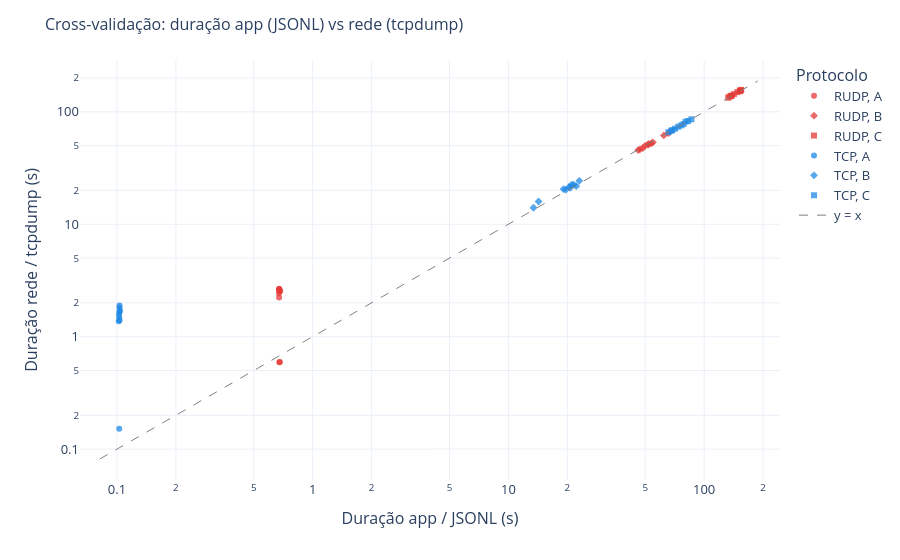

The cell this chart's notebook holds for it:
### Markdown cell above
### Figura 6 — As duas testemunhas concordam sobre a duração?

Último teste de coerência. Cada ponto é uma transferência, com a **duração medida pela
aplicação** no eixo X e a **duração observada na rede** (`tcpdump`) no eixo Y. A linha
tracejada é `y = x`: se as duas medições concordassem perfeitamente, todos os pontos
cairiam exatamente sobre ela.

**Como ler — e por que os dois relógios medem coisas ligeiramente diferentes.** As duas
medições têm *escopos* distintos. O relógio da aplicação (`time.monotonic`) cronometra
**apenas** o envio/recebimento dos dados — começa *depois* que a conexão já está
estabelecida e para no último bloco. Já a janela de captura do `tcpdump` (primeiro menos
último pacote) é mais larga: engloba também o **estabelecimento da conexão**, a
inicialização do processo cliente e o **encerramento/flush** — tudo *fora* do cronômetro
da aplicação. Esse "extra" é um **overhead aproximadamente fixo (~1,4 s)**, praticamente
constante em todos os cenários.

**O que isso provoca na figura — e por que *não* é um erro:**

* Nos cenários **B e C** (transferências de 20 a 145 s), esse ~1,4 s fixo é **desprezível**
  (< 5%): os pontos caem **em cima da reta `y = x`**. A concordância é excelente
  exatamente onde importa — nos cenários com perda.
* No cenário **A**, a transferência é *sub-segundo* (≈ 0,10 s no TCP, ≈ 0,68 s no R-UDP),
  então o overhead fixo de ~1,4 s **domina** o tempo total. Resultado: os pontos de A
  aparecem bem **acima** da reta (a duração de rede chega a ser ~13× a da aplicação no
  TCP). Repare que é um efeito de **escala**, não de medição errada: o desvio *absoluto*
  é o mesmo ~1,4 s dos demais cenários — só que, sobre uma base minúscula, vira um desvio
  percentual enorme.

Ou seja: a figura **valida** a coerência entre aplicação e rede nos casos relevantes e,
de quebra, expõe didaticamente um limite de medição — abaixo de ~1 s de transferência, o
custo fixo de montar/capturar/encerrar a conexão deixa de ser desprezível.

### Code cell
fig6 = px.scatter(xval, x='transfer_time_s', y='pcap_duration_s',
                  color='mode', symbol='scenario', color_discrete_map=COLORS, opacity=0.75,
                  labels={'transfer_time_s': 'Duração app / JSONL (s)',
                          'pcap_duration_s': 'Duração rede / tcpdump (s)',
                          'mode': 'Protocolo', 'scenario': 'Cenário'})
lo = max(min(xval['transfer_time_s'].min(), xval['pcap_duration_s'].min()) * 0.8, 1e-3)
hi = max(xval['transfer_time_s'].max(), xval['pcap_duration_s'].max()) * 1.2
fig6.add_trace(go.Scatter(x=[lo, hi], y=[lo, hi], mode='lines',
                          line=dict(dash='dash', color='gray', width=1), name='y = x'))
fig6.update_xaxes(type='log'); fig6.update_yaxes(type='log')
style(fig6, 'Cross-validação: duração app (JSONL) vs rede (tcpdump)')
save_fig(fig6, 'fig6_crossval')
fig6.show()

### Figure 1 — Plotly figure (JSON) as saved in the notebook; plotly's stock layout.template omitted (floating-point values rounded to 4 significant figures)
{"data": [{"hovertemplate": "Protocolo=RUDP<br>Cenário=A<br>Duração app / JSONL (s)=%{x}<br>Duração rede / tcpdump (s)=%{y}<extra></extra>", "legendgroup": "RUDP, A", "marker": {"color": "#E53935", "opacity": 0.75, "symbol": "circle"}, "mode": "markers", "name": "RUDP, A", "orientation": "v", "showlegend": true, "type": "scatter", "x": [0.6743, 0.6734, 0.6793, 0.6753, 0.682, 0.6755, 0.6724, 0.6735, 0.6755, 0.6768], "xaxis": "x", "y": [2.613, 2.226, 0.5956, 2.646, 2.538, 0.5926, 2.43, 2.673, 2.595, 2.56], "yaxis": "y"}, {"hovertemplate": "Protocolo=RUDP<br>Cenário=B<br>Duração app / JSONL (s)=%{x}<br>Duração rede / tcpdump (s)=%{y}<extra></extra>", "legendgroup": "RUDP, B", "marker": {"color": "#E53935", "opacity": 0.75, "symbol": "diamond"}, "mode": "markers", "name": "RUDP, B", "orientation": "v", "showlegend": true, "type": "scatter", "x": [65.76, 49.91, 54.74, 51.73, 47.02, 46.0, 48.61, 62.24, 53.62, 52.02], "xaxis": "x", "y": [64.6, 49.86, 53.5, 51.17, 46.37, 45.62, 47.46, 61.69, 52.37, 51.52], "yaxis": "y"}, {"hovertemplate": "Protocolo=RUDP<br>Cenário=C<br>Duração app / JSONL (s)=%{x}<br>Duração rede / tcpdump (s)=%{y}<extra></extra>", "legendgroup": "RUDP, C", "marker": {"color": "#E53935", "opacity": 0.75, "symbol": "square"}, "mode": "markers", "name": "RUDP, C", "orientation": "v", "showlegend": true, "type": "scatter", "x": [138.5, 152.3, 134.7, 153.7, 147.8, 154.8, 137.3, 152.6, 132.7, 142.0], "xaxis": "x", "y": [139.3, 153.6, 136.5, 155.5, 149.5, 156.6, 138.3, 152.7, 133.5, 143.7], "yaxis": "y"}, {"hovertemplate": "Protocolo=TCP<br>Cenário=A<br>Duração app / JSONL (s)=%{x}<br>Duração rede / tcpdump (s)=%{y}<extra></extra>", "legendgroup": "TCP, A", "marker": {"color": "#1E88E5", "opacity": 0.75, "symbol": "circle"}, "mode": "markers", "name": "TCP, A", "orientation": "v", "showlegend": true, "type": "scatter", "x": [0.1026, 0.1023, 0.103, 0.103, 0.1029, 0.1033, 0.1032, 0.103, 0.1021, 0.1027], "xaxis": "x", "y": [0.1517, 1.561, 1.82, 1.895, 1.639, 1.725, 1.683, 1.399, 1.375, 1.473], "yaxis": "y"}, {"hovertemplate": "Protocolo=TCP<br>Cenário=B<br>Duração app / JSONL (s)=%{x}<br>Duração rede / tcpdump (s)=%{y}<extra></extra>", "legendgroup": "TCP, B", "marker": {"color": "#1E88E5", "opacity": 0.75, "symbol": "diamond"}, "mode": "markers", "name": "TCP, B", "orientation": "v", "showlegend": true, "type": "scatter", "x": [22.23, 20.43, 21.58, 21.05, 19.63, 14.26, 23.03, 19.12, 13.43, 20.68], "xaxis": "x", "y": [21.83, 21.51, 22.5, 22.53, 20.26, 15.94, 24.33, 20.54, 14.02, 21.08], "yaxis": "y"}, {"hovertemplate": "Protocolo=TCP<br>Cenário=C<br>Duração app / JSONL (s)=%{x}<br>Duração rede / tcpdump (s)=%{y}<extra></extra>", "legendgroup": "TCP, C", "marker": {"color": "#1E88E5", "opacity": 0.75, "symbol": "square"}, "mode": "markers", "name": "TCP, C", "orientation": "v", "showlegend": true, "type": "scatter", "x": [71.09, 82.82, 86.1, 68.79, 78.59, 80.39, 76.5, 73.83, 65.7, 67.86], "xaxis": "x", "y": [70.79, 82.81, 85.8, 68.79, 77.79, 81.72, 75.8, 73.72, 65.8, 67.76], "yaxis": "y"}, {"line": {"color": "gray", "dash": "dash", "width": 1}, "mode": "lines", "name": "y = x", "type": "scatter", "x": [0.08168, 187.9], "y": [0.08168, 187.9]}], "layout": {"font": {"size": 13}, "legend": {"title": {"text": "Protocolo"}, "tracegroupgap": 0}, "margin": {"t": 60}, "title": {"font": {"size": 16}, "text": "Cross-validação: duração app (JSONL) vs rede (tcpdump)"}, "xaxis": {"anchor": "y", "domain": [0.0, 1.0], "title": {"text": "Duração app / JSONL (s)"}, "type": "log"}, "yaxis": {"anchor": "x", "domain": [0.0, 1.0], "title": {"text": "Duração rede / tcpdump (s)"}, "type": "log"}}}
